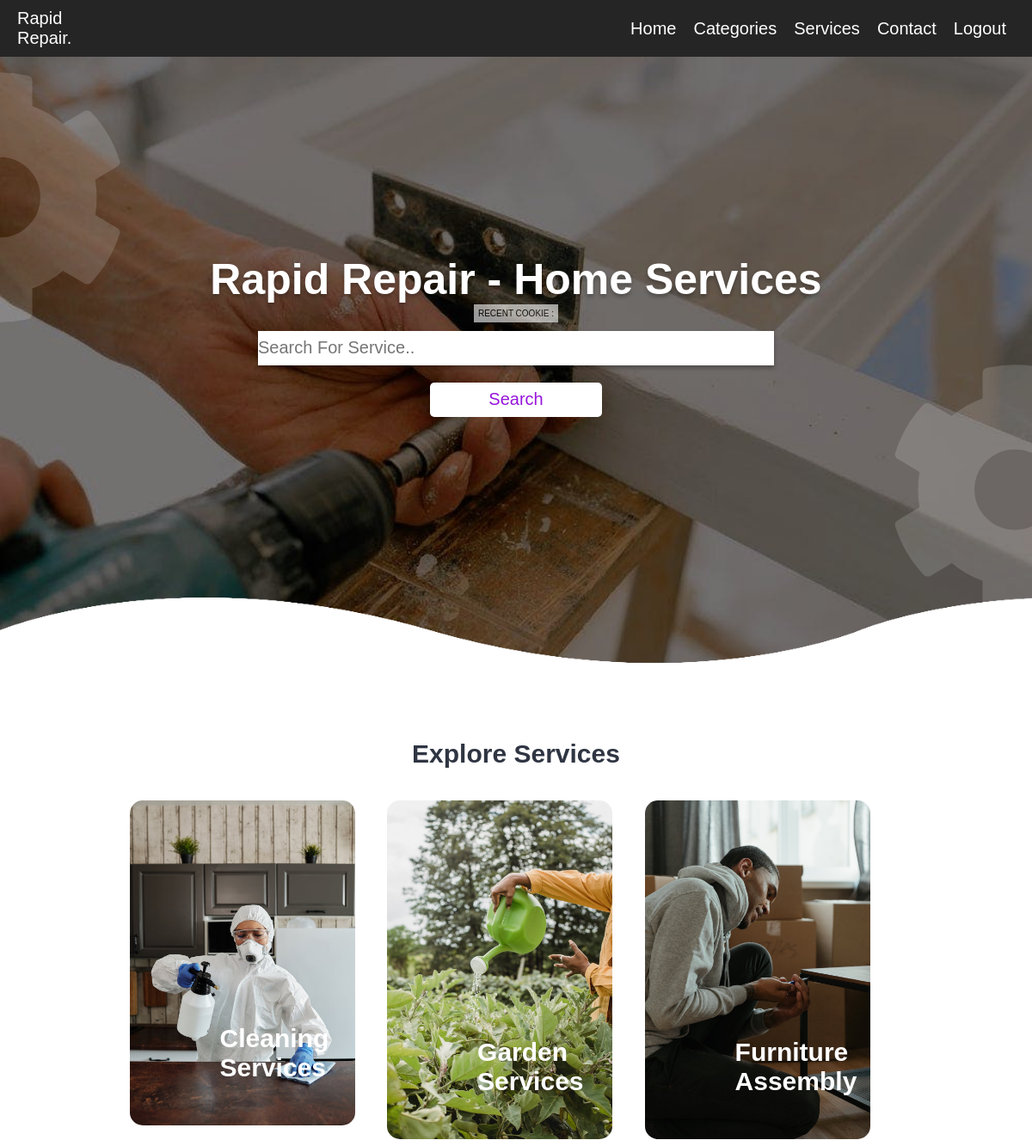
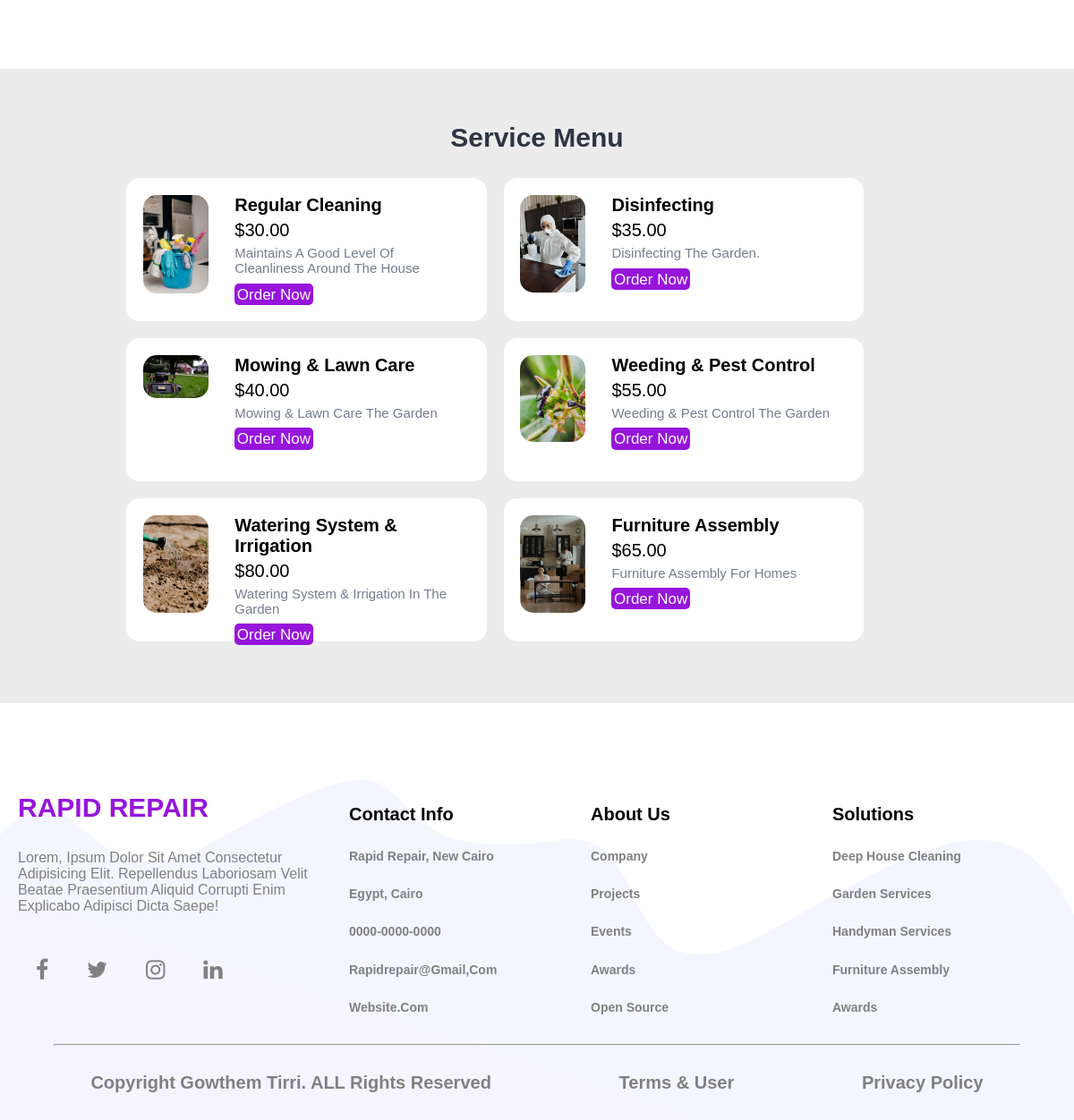
/home.php (signed in), run on the app's committed database (2 pictures, top to bottom).
### tables this page shows
CREATE TABLE `tbl_category` (
  `id` int(11) UNSIGNED NOT NULL,
  `title` varchar(100) NOT NULL,
  `image_name` varchar(255) NOT NULL,
  `featured` varchar(10) NOT NULL,
  `active` varchar(10) NOT NULL
);

CREATE TABLE `tbl_services` (
  `id` int(11) NOT NULL,
  `title` varchar(100) NOT NULL,
  `description` text NOT NULL,
  `price` decimal(10,2) NOT NULL,
  `image_name` varchar(255) NOT NULL,
  `category_id` int(10) UNSIGNED NOT NULL,
  `featured` varchar(10) NOT NULL,
  `active` varchar(10) NOT NULL
);

### home.php (the view, shortened to what this page needs)
 <?php
if (isset($_SESSION['id']) && isset($_SESSION['user_name'])) {
    include('partials-front/menu.php');
    ?>
            <section id="home" class="home">
            <h1 class="banner">Rapid Repair - Home Services</h1>
            <div class="cookie">
            <?php
                echo "RECENT COOKIE : " . $_COOKIE['search_val'] ;
            ?>
            </div>
            <form action="<?php echo SITEURL; ?>service-search.php" method="POST">
                <input type="search" name="search" placeholder="Search for service.." required>
                <input type="submit" name="submit" value="Search" class="btn btn-primary">
            </form>
            <div class="wave wave1"></div>
            <div class="wave wave2"></div>
            <div class="wave wave3"></div>
            <div class="fas fa-cog nut1"></div>
            <div class="fas fa-cog nut2"></div>
            </section>
        <section class="categories">
            <div class="container">
                <h2 class="text-center">Explore Services</h2>
                <?php
                    $sql = "SELECT * FROM tbl_category WHERE active='Yes' AND featured='Yes' LIMIT 3";
                    $res = mysqli_query($conn, $sql);
                    $count = mysqli_num_rows($res);
                    if($count>0)
                    {
                        while($row=mysqli_fetch_assoc($res))
                        {
                            $id = $row['id'];
                            $title = $row['title'];
                            $image_name = $row['image_name'];
                            ?>
                            <a href="<?php echo SITEURL; ?>category-service.php?category_id=<?php echo $id; ?>">
                                <div class="box-3 float-container">
                                    <?php
                                        if($image_name=="")
                                        {
                                            echo "<div class='error'>image not available</div>";
                                        }
                                        else
                                        {
                                            ?>
                                            <img src="<?php echo SITEURL; ?>images/category/<?php echo $image_name; ?>" alt="" class="img-responsive img-curve">
                                            <?php
                                        }
                                    ?>
                                    <h3 class="float-text text-white"><?php echo $title; ?></h3>
                                </div>
                            </a>
                            <?php
                        }
                    }
                    else
                    {
                        echo "<div class='error'>Category not added</div>";
                    }
                ?>
            </div>
        </section>
        <section class="service-menu">
            <div class="container">
                <h2 class="text-center">Service Menu</h2>
                <?php
                    $sql2 = "SELECT * FROM tbl_services WHERE active='Yes' AND featured='Yes' LIMIT 6";
                    $res2 = mysqli_query($conn, $sql2);
                    if($count>0)
                    {
                        while($row=mysqli_fetch_assoc($res2))
                        {
                            $id = $row['id'];
                            $title = $row['title'];
                            $description = $row['description'];
                            $price = $row['price'];
                            $image_name = $row['image_name'];
                            ?>
                            <div class="service-menu-box">
                                <div class="service-menu-img">
                                <?php
                                        if($image_name=="")
                                        {
                                            echo "<div class='error'>image not available</div>";
                                        }
                                        else
                                        {
                                            ?>
                                            <img src="<?php echo SITEURL; ?>images/service/<?php echo $image_name; ?>" alt="" class="img-responsive img-curve">
                                            <?php
                                        }
                                    ?>
                                </div>
                                <div class="service-menu-desc">
                                    <h4><?php echo $title ?></h4>
                                    <p class="service-price">$<?php echo $price ?></p>
                                    <p class="service-detail"><?php echo $description ?></p>
                                    <br>
                                    <a href="<?php echo SITEURL ?>order.php?service_id=<?php echo $id; ?>" class="btn btn-primary">Order Now</a>
                                </div>
                            </div>
                            <?php
                        }
                    }
                    else
                    {
                        echo "<div class='error'>Service not found</div>";
                    }
                ?>
            </div>
        </section>
        <?php include('partials-front/footer.php'); ?>
    </body>
    </html>
    <?php
}else
{
    header("location: login2.php");
    exit();
}
?>

### css/style-admin2.css (style rules this page uses)
:root { --color: #9615db; --gradient-1: linear-gradient(to bottom right, #7d7f80, #9615db); --gradient-2: linear-gradient(to bottom right, #d2d3d3, #7d7f80); --gradient-3: linear-gradient(to bottom right, #555759, #2d3032); --gradient-4: linear-gradient(to bottom right, #9615db, #d2d3d3); }
* { font-family: Arial, Helvetica, sans-serif; margin: 0; padding: 0; box-sizing: border-box; text-transform: capitalize; text-decoration: none; }
html { font-size: 62.5%; }
.container { width: 80%; margin: 0 auto; padding: 1%; }
.img-responsive { width: 100%; }
.img-curve { border-radius: 15px; }
.text-center { text-align: center; }
.text-white { color: white; }
a { color: #9615db; text-decoration: none; }
.btn { padding: 1%; border: none; font-size: 1.7rem; border-radius: 5px; }
.btn-primary { background-color: #9615db; color: white; cursor: pointer; }
h2 { color: #2f3542; font-size: 3rem; margin-bottom: 2%; }
h3 { font-size: 3rem; }
h4 { font-size: 2rem; }
.float-container { position: relative; }
.float-text { position: absolute; bottom: 50px; left: 40%; }
.home { min-height: 100vh; width: 100vw; background: linear-gradient(#2d3032, var(--color)); display: flex; align-items: center; justify-content: center; flex-flow: column; text-align: center; padding: 0 1rem; position: relative; overflow: hidden !important; }
.home .banner { color: #fff; font-size: 5rem; text-shadow: 0 0.3rem 0.5rem rgba(0, 0, 0, 0.3); }
.cookie { padding: 5px; background-color: white; opacity: 0.6; }
.home input[type="search"] { height: 4rem; width: 60rem; background: #fff; color: #444; cursor: pointer; border: none; outline: none; margin-top: 1rem; font-size: 2rem; font-weight: 400; box-shadow: 0 0.3rem 0.5rem rgba(0, 0, 0, 0.3); }
.home input[type="submit"] { height: 4rem; background-color: white; color: var(--color); margin: 2rem auto; width: 20rem; display: block; font-size: 2rem; }
.home .wave { position: absolute; bottom: -0.5rem; left: 0; height: 11rem; width: 100%; background: url(../images/wave.png); background-size: 100rem 11rem; background-repeat: repeat-x; animation: waves 10s linear infinite; }
.home .wave2 { animation-direction: reverse; opacity: 0.2; }
.home .wave3 { animation-duration: 4s; opacity: 0.5; }
.home .fa-cog { position: absolute; font-size: 30rem; opacity: 0.15; color: #fff; animation: rotate 10s linear infinite; }
.home .nut1 { top: 10%; left: -15rem; }
.home .nut2 { bottom: 10%; right: -13rem; animation-direction: reverse; }
.home { background-image: url(../images/landing_img/search.jpeg); background-size: cover; background-repeat: no-repeat; background-position: center; padding: 10% 0; }
.categories { padding: 4% 0; }
.box-3 { width: 28%; float: left; margin: 2%; }
.service-menu { background-color: #ececec; padding: 4% 0; }
.service-menu-box { width: 43%; height: 20%; margin: 1%; padding: 2%; float: left; background-color: white; border-radius: 15px; }
.service-menu-img { width: 20%; float: left; }
.service-menu-desc { width: 70%; float: left; margin-left: 8%; }
.service-price { font-size: 2rem; margin: 2% 0; }
.service-detail { font-size: 1.5rem; color: #747d8c; }

### data on the page
tbl_category: image_name (picture), title "Cleaning Services"
tbl_category: image_name (picture), title "Garden Services"
tbl_category: image_name (picture), title "Furniture Assembly"
tbl_services: image_name (picture), title "Regular Cleaning", price "30.00", description "Maintains A Good Level Of Cleanliness Around The House"
tbl_services: image_name (picture), title "Disinfecting", price "35.00", description "Disinfecting The Garden."
tbl_services: image_name (picture), title "Mowing & Lawn Care", price "40.00", description "Mowing & Lawn Care The Garden"
tbl_services: image_name (picture), title "Weeding & Pest Control", price "55.00", description "Weeding & Pest Control The Garden"
tbl_services: image_name (picture), title "Watering System & Irrigation", price "80.00", description "Watering System & Irrigation In The Garden"
tbl_services: image_name (picture), title "Furniture Assembly", price "65.00", description "Furniture Assembly For Homes"
